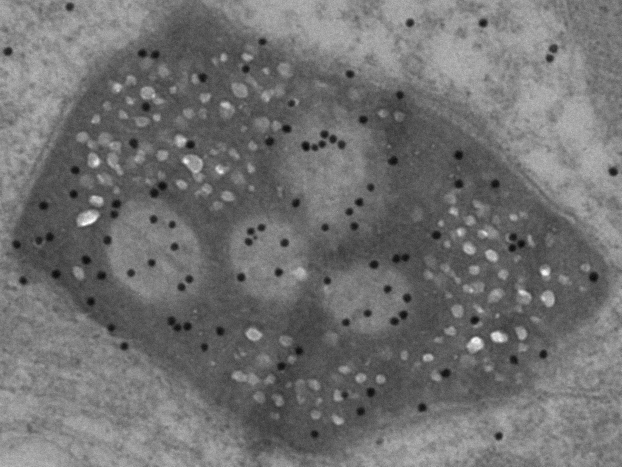
#> input picture 1543-1F-1_subset.png, 1243 x 933 px (shown at 1/2 size)
$ jupyter execute W1_PythonIntro.ipynb
#> lines starting #> are read from the running program, lines starting #| are printed output that depends on the picture; after the words box and inside, x2 and y2 are one past the last pixel; in counts of white or black regions, pixels touching at a corner belong together
# Workshop 1 - Introduction to Python and Jupyter notebooks for scientific data analysis

[cell 1]
import skimage
import scipy.ndimage as sciND
import matplotlib.pyplot as plt
import matplotlib.ticker as mticker
import numpy as np
import pandas as pd

[cell 2]
rawImgGray = skimage.io.imread('1543-1F-1_subset.png')
#> rawImgGray is the input picture: shape (933, 1243); min 0, max 255, mean 112.4
plt.imshow(rawImgGray, cmap='gray')
plt.title('Original grayscale image')
plt.axis('off')
plt.show()

In order to count and analyze the black dots, we first need to do some preprocessing.

These filters remove information we don't care about while enhancing information about the dots.

[cell 3]
medF = skimage.filters.median(rawImgGray, footprint=skimage.morphology.disk(2)) # Median filter. A good simple noise removing filter. Removes fine detail which is useful for this analysis
closed = skimage.morphology.closing(medF, footprint=skimage.morphology.disk(4)) # Morphological closing removes more fine detail we don't need (makes later steps easier)
blackTopFilt = skimage.morphology.black_tophat(closed, footprint=skimage.morphology.disk(10)) # Black tophat filter enhances dark objects that are smaller than the footprint used
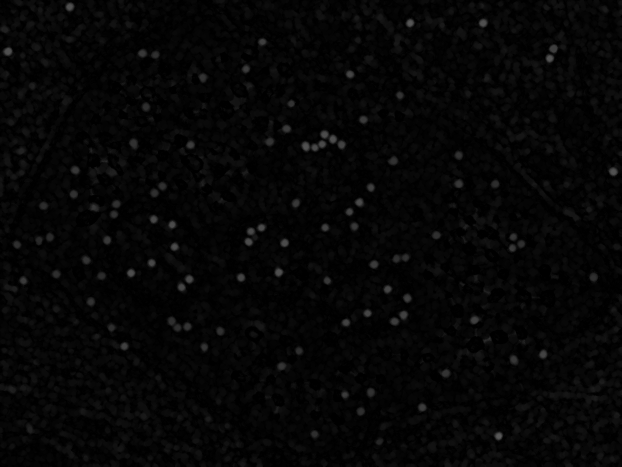
#> blackTopFilt: shape (933, 1243) (shown at 1/2 size); min 0, max 89, mean 5.7
thresh = skimage.filters.threshold_otsu(blackTopFilt) # Used to calculate binary image. All pixel values above this threshold will be set to true, all others set to false
#> thresh = 25
asBinary = blackTopFilt > thresh # Binary image. Only pixel values allowed are false or true (sometimes represented as 0 or 1)
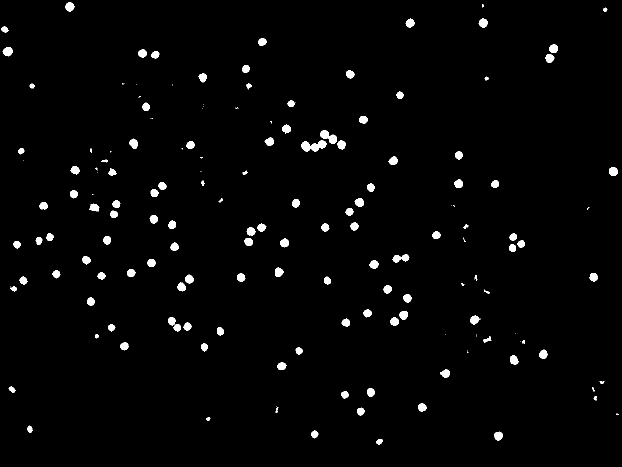
#> asBinary: shape (933, 1243) bool (shown at 1/2 size); 1.9% white; 168 white regions (44 under 20 px), largest, box (x1, y1, x2, y2) and area: (602, 280, 653, 303) 693, (640, 261, 674, 288) 487, (785, 508, 819, 525) 345

f, axarr = plt.subplots(1, 4)

axarr[0].imshow(medF, cmap='gray')
axarr[0].axis('off')
axarr[0].title.set_text('Median filtered raw image')

axarr[1].imshow(closed, cmap='gray')
axarr[1].axis('off')
axarr[1].title.set_text('Closing of median filtered')

axarr[2].imshow(blackTopFilt, cmap='gray')
axarr[2].axis('off')
axarr[2].title.set_text('Black tophat of closed')

axarr[3].imshow(asBinary)
axarr[3].axis('off')
axarr[3].title.set_text('Binarized black tophat')
f.set_size_inches(30, 500)
f.tight_layout()

The initial binarization is good, but it needs more cleanup to remove small outliers.

Since the dots are around 13 to 19 pixels in diameter, they should have an area between 133 and 283 pixels.

Therefore we can use area opening to remove any isolated objects smaller than 120 pixels to cleanup small outliers.

[cell 4]
areaOpenedBW = skimage.morphology.area_opening(asBinary, area_threshold=120) # BW = Black/White (aka a binary image)
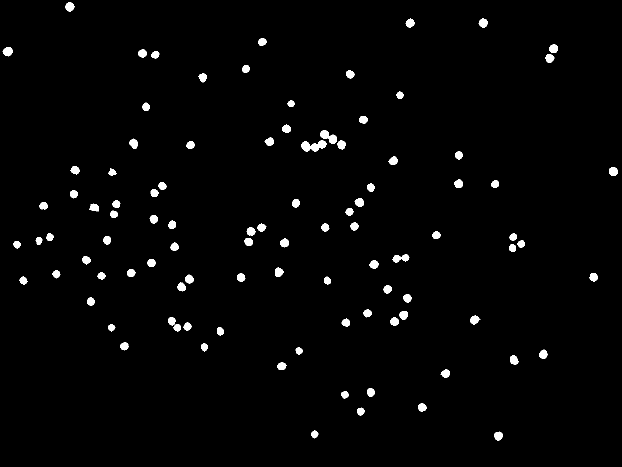
#> areaOpenedBW: shape (933, 1243) bool (shown at 1/2 size); 1.8% white; 98 white regions, largest, box (x1, y1, x2, y2) and area: (602, 280, 653, 303) 693, (640, 261, 674, 288) 487, (785, 508, 819, 525) 345
asLabels = skimage.util.img_as_ubyte(asBinary) # Convert false to a value of 0, and true to a value of 255 (8 bit image). Done so we can add another value for the removed objects to visualize them
#> asLabels: shape (933, 1243); 1.9% white; 168 white regions (44 under 20 px)
asLabels[areaOpenedBW] = 120 # Sets pixel locations in asLabels that are true in areaOpenedBW to a value of 120. Now asLabels pixels have one of three values (0, 120, or 255)
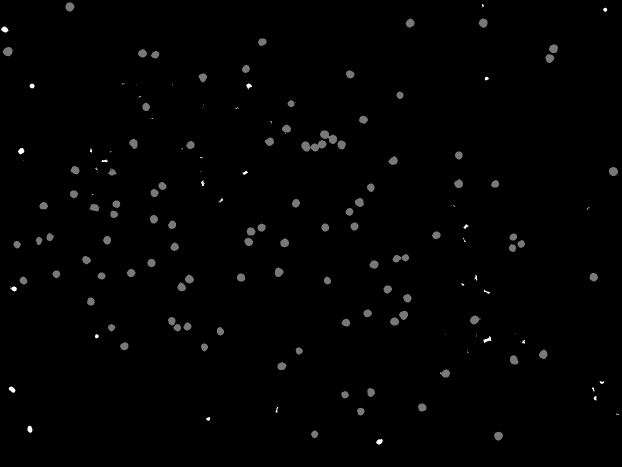
#> asLabels: shape (933, 1243) (shown at 1/2 size); min 0, max 255, mean 2.5
plt.imshow(asLabels, cmap='inferno')
plt.title('Objects removed by area opening shown in yellow')
plt.axis('off')
plt.show()

A lot closer. However, a few dots are still touching (and would be treated as the same dot in a count).

[cell 5]
plt.imshow(areaOpenedBW[190:320, 520:700])
plt.title('Some dots still touching')
plt.axis('off')
plt.show()
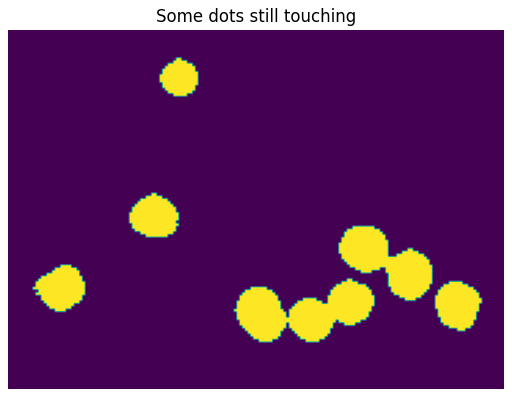
#> figure drawn by matplotlib, 1 panel

We can use a distance transform combined with watershed to seperate these dots

[cell 6]
def seperateOverlappingWatershedBW(binary2D: np.ndarray):
    # The code under this "def" is a function. It lets you create units of code that are easy to reuse and modify.
    # It also makes maintaining code much easier.
    # This function is based on the example watershed code from skimage.segmentation.watershed
    # It takes a single input, binary2D, and returns two outputs, watershedLabels and removedCount
    # The : np.ndarray in the input tells python that the input must be a numpy array (np.ndarray)
    if binary2D.ndim != 2: # If the number of dimensions in the input is not equal to 2 (a 2D image)
        raise Exception("ERROR::Function input is not 2D") # If that test is true, then everything inside the "if" runs
        # ^this will cause an error and stop your code
        # Try changing the 2 to a 3, then run this cell. Look at the output below this cell.
    _, uniqueCount = np.unique(binary2D, return_counts=True) # Find the number of unique pixel values in the input image
#> uniqueCount = [1138979, 20740]
    if uniqueCount.shape[0] == 1:
        raise Exception("ERROR::Only one unique pixel value in input function. Empty image?")
    distance = sciND.distance_transform_bf(binary2D)
    max_coords = skimage.feature.peak_local_max(distance, labels=binary2D,
                                footprint=skimage.morphology.disk(4), min_distance=5) # Using min_distance parameter helps prevent dots that are split into multiple segmentations
#> max_coords = 102 pairs, first value 13 to 871, second value 15 to 1226
    local_maxima = np.zeros_like(binary2D, dtype=bool)
    local_maxima[tuple(max_coords.T)] = True
    markers = sciND.label(local_maxima)[0]
    watershedLabels = skimage.segmentation.watershed(-distance, markers, mask=binary2D)
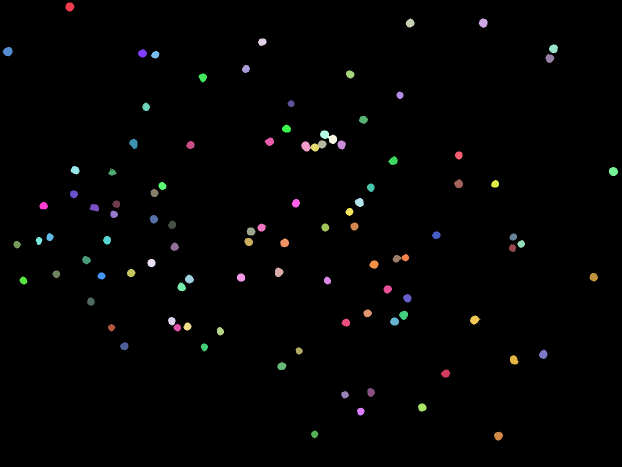
#> watershedLabels: shape (933, 1243) int32 (shown at 1/2 size); 103 distinct labels, from 0 to 102; one colour per label, 0 black
    # Final step is to cleanup the labels by removing small objects and objects that are not "round"
    removedCount = 0
    for region in skimage.measure.regionprops(watershedLabels): # Loop over each seperate object found
        roundnessRatio = (4 * np.pi * region.area) / (region.perimeter**2) # Shai Bagon (stackoverflow 7-2014)
        if (region.area <= 100) or (roundnessRatio < 0.8):
            watershedLabels[watershedLabels == region.label] = 0 # set that label to background (label = 0)
            removedCount = removedCount + 1
#> this loop made 102 passes
#> (roundnessRatio, removedCount) on passes 31, 42: (0.641, 1), (0.649, 2)
#> roundnessRatio on passes 1 to 6: 0.988, 0.908, 0.947, 0.961, 0.977, 0.955
#> watershedLabels: shape (933, 1243) int32; 101 distinct labels, from 0 to 102
#> after the loop, removedCount = 2
    return watershedLabels, removedCount

watershedLabels, removedCount = seperateOverlappingWatershedBW(areaOpenedBW)
#> removedCount = 2
print('Region property filtering removed ' + str(removedCount) + ' dots')
#| Region property filtering removed 2 dots
asRGB = skimage.color.label2rgb(watershedLabels) # Convert label array to a color image for display. Each unique label is assigned its own color
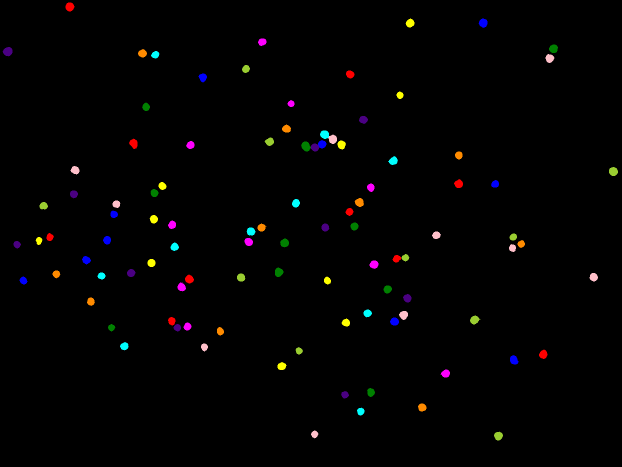
#> asRGB: shape (933, 1243, 3) float64 (shown at 1/2 size); mean R, G, B 0.0103, 0.00804, 0.00788
plt.imshow(asRGB[190:320, 520:700])
plt.title('Watershed segmentation label image (subset)')
plt.axis('off')
plt.show()
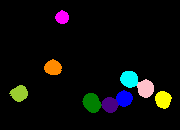
#> shown: shape (130, 180, 3) float64; mean R, G, B 0.0437, 0.0465, 0.0401

plt.imshow(asRGB)
plt.title('Watershed segmentation label image')
plt.axis('off')
plt.show()

Now that we have the final label image with each dot labeled, we can measure and count each one.

For this example we will only export the area and perimeter of each dot, but there are many more properties you could pick (see available properties for skimage.measure.regionprops)

[cell 7]
dotProperties = skimage.measure.regionprops_table(watershedLabels, properties=['label', 'area', 'perimeter'])
#> dotProperties = 3 items
asDataframe = pd.DataFrame(dotProperties) # Pandas dataframe
#> asDataframe = table of 100 rows and 3 columns
asDataframe.to_excel('dotInfo.xlsx') # there is also a .to_csv option etc.

We can also generate some plots and export those directly. Here we generate a histogram of dot area and export it as an image

[cell 8]
dotPropertiesList = skimage.measure.regionprops(watershedLabels) # Normal regionprops returns a list rather than a table
#> dotPropertiesList = 100 regions; largest, box (x1, y1, x2, y2) and area: (602, 283, 622, 303) 278, (5, 94, 25, 113) 273, (1218, 334, 1236, 352) 254, (131, 5, 149, 23) 249, (550, 535, 567, 554) 245
dotAreas = [regions.area for regions in dotPropertiesList] # Grab just the area values. This is a for loop to get each one, but done in a single line
#> dotAreas = 100 values, max 278 at index 24, min 144 at index 13, mean 203.8
nDots = np.shape(dotAreas)[0]
#> nDots = 100
plt.hist(dotAreas)
plt.xlabel('Dot area (pixels)')
plt.ylabel('Count')
plt.title('Dot area distribution. N = ' + str(nDots))
plt.gca().yaxis.set_major_locator(mticker.MultipleLocator(1)) # This forces integer only values for the Y-axis (since it is count)
plt.savefig('histAsFig.png', dpi=300) # dpi = dots per inch. ~300 is a good default for posters (depends on print area)
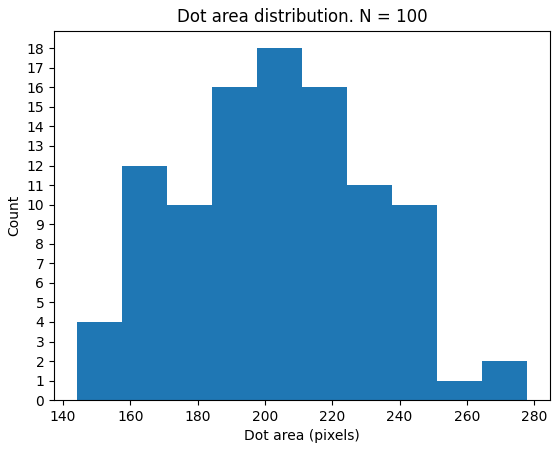
#> figure drawn by matplotlib, 1 panel; tallest bar 18 high, from x = 197.6 to 211
